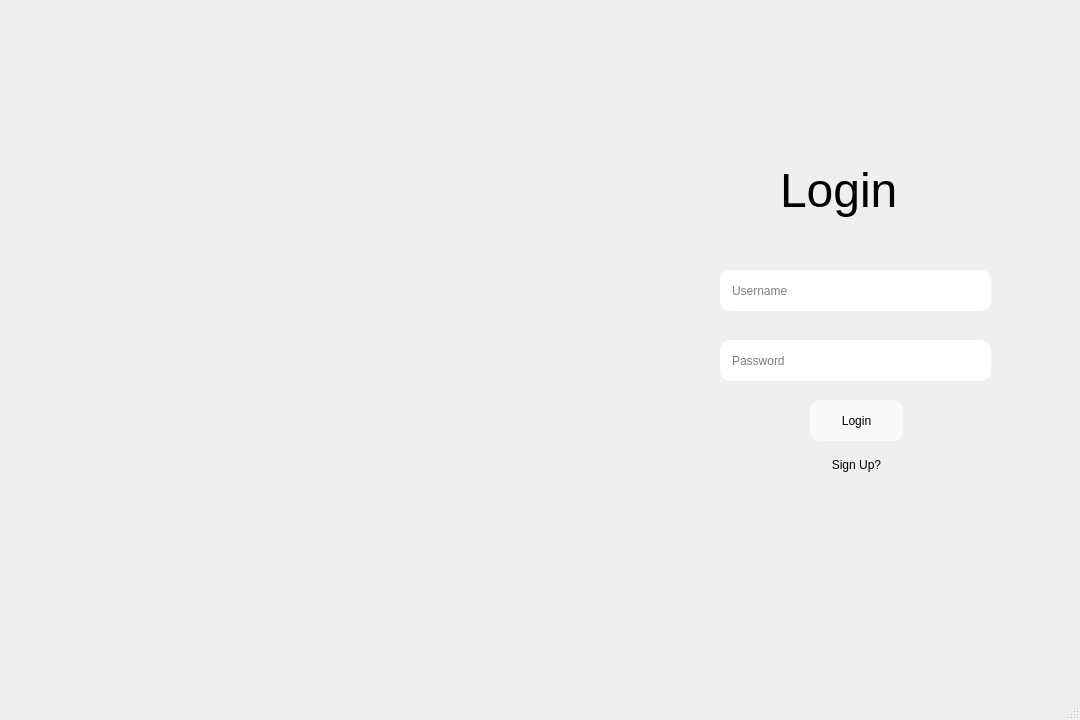
<?xml version="1.0" encoding="UTF-8"?>
<ui version="4.0">
 <class>MainWindow</class>
 <widget class="QMainWindow" name="MainWindow">
  <property name="geometry">
   <rect>
    <x>0</x>
    <y>0</y>
    <width>1080</width>
    <height>720</height>
   </rect>
  </property>
  <property name="windowTitle">
   <string>MainWindow</string>
  </property>
  <widget class="QWidget" name="centralwidget">
   <widget class="QLabel" name="Background">
    <property name="geometry">
     <rect>
      <x>0</x>
      <y>0</y>
      <width>1080</width>
      <height>720</height>
     </rect>
    </property>
    <property name="text">
     <string/>
    </property>
    <property name="pixmap">
     <pixmap resource="Resources.qrc">:/Image/The-Rose-Hotel.jpg</pixmap>
    </property>
    <property name="scaledContents">
     <bool>true</bool>
    </property>
   </widget>
   <widget class="QLabel" name="BlueBackground">
    <property name="geometry">
     <rect>
      <x>640</x>
      <y>0</y>
      <width>450</width>
      <height>720</height>
     </rect>
    </property>
    <property name="cursor">
     <cursorShape>ArrowCursor</cursorShape>
    </property>
    <property name="text">
     <string/>
    </property>
    <property name="pixmap">
     <pixmap resource="Resources.qrc">:/Image/output-onlinepngtools (3).png</pixmap>
    </property>
    <property name="scaledContents">
     <bool>true</bool>
    </property>
   </widget>
   <widget class="QLineEdit" name="Username">
    <property name="geometry">
     <rect>
      <x>720</x>
      <y>270</y>
      <width>271</width>
      <height>41</height>
     </rect>
    </property>
    <property name="styleSheet">
     <string notr="true">padding-left:10px;
border-radius:10px;
</string>
    </property>
    <property name="placeholderText">
     <string>Username</string>
    </property>
   </widget>
   <widget class="QLineEdit" name="Password">
    <property name="geometry">
     <rect>
      <x>720</x>
      <y>340</y>
      <width>271</width>
      <height>41</height>
     </rect>
    </property>
    <property name="styleSheet">
     <string notr="true">padding-left:10px;
border-radius:10px;
</string>
    </property>
    <property name="echoMode">
     <enum>QLineEdit::Password</enum>
    </property>
    <property name="placeholderText">
     <string>Password</string>
    </property>
   </widget>
   <widget class="QPushButton" name="Login">
    <property name="geometry">
     <rect>
      <x>810</x>
      <y>400</y>
      <width>93</width>
      <height>41</height>
     </rect>
    </property>
    <property name="cursor">
     <cursorShape>PointingHandCursor</cursorShape>
    </property>
    <property name="styleSheet">
     <string notr="true">background:rgb(250,250,250);
border-radius:10px;</string>
    </property>
    <property name="text">
     <string>Login</string>
    </property>
   </widget>
   <widget class="QLabel" name="LoginText">
    <property name="geometry">
     <rect>
      <x>780</x>
      <y>150</y>
      <width>161</width>
      <height>81</height>
     </rect>
    </property>
    <property name="font">
     <font>
      <pointsize>36</pointsize>
     </font>
    </property>
    <property name="text">
     <string>Login</string>
    </property>
   </widget>
   <widget class="QPushButton" name="pushButton_2">
    <property name="geometry">
     <rect>
      <x>810</x>
      <y>450</y>
      <width>93</width>
      <height>29</height>
     </rect>
    </property>
    <property name="cursor">
     <cursorShape>PointingHandCursor</cursorShape>
    </property>
    <property name="styleSheet">
     <string notr="true">
border-radius:10px;
</string>
    </property>
    <property name="text">
     <string>Sign Up?</string>
    </property>
   </widget>
  </widget>
  <widget class="QMenuBar" name="menubar">
   <property name="geometry">
    <rect>
     <x>0</x>
     <y>0</y>
     <width>1080</width>
     <height>26</height>
    </rect>
   </property>
  </widget>
  <widget class="QStatusBar" name="statusbar"/>
 </widget>
 <resources>
  <include location="Resources.qrc"/>
 </resources>
 <connections/>
</ui>
